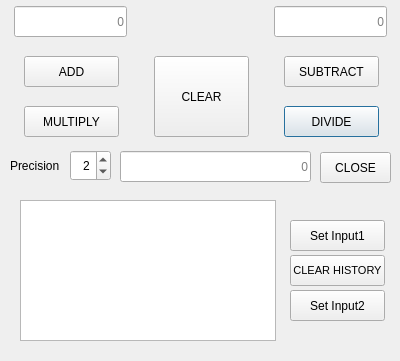
<?xml version="1.0" encoding="UTF-8"?>
<ui version="4.0">
 <class>CalcWindow</class>
 <widget class="QDialog" name="CalcWindow">
  <property name="geometry">
   <rect>
    <x>0</x>
    <y>0</y>
    <width>400</width>
    <height>361</height>
   </rect>
  </property>
  <property name="windowTitle">
   <string>CalcWindow</string>
  </property>
  <widget class="QPushButton" name="divButton">
   <property name="geometry">
    <rect>
     <x>284</x>
     <y>106</y>
     <width>95</width>
     <height>31</height>
    </rect>
   </property>
   <property name="text">
    <string>DIVIDE</string>
   </property>
  </widget>
  <widget class="QLineEdit" name="num2Edit">
   <property name="geometry">
    <rect>
     <x>274</x>
     <y>6</y>
     <width>113</width>
     <height>31</height>
    </rect>
   </property>
   <property name="inputMethodHints">
    <set>Qt::ImhDialableCharactersOnly|Qt::ImhDigitsOnly</set>
   </property>
   <property name="maxLength">
    <number>16</number>
   </property>
   <property name="alignment">
    <set>Qt::AlignRight|Qt::AlignTrailing|Qt::AlignVCenter</set>
   </property>
   <property name="placeholderText">
    <string>0</string>
   </property>
  </widget>
  <widget class="QLineEdit" name="resEdit">
   <property name="geometry">
    <rect>
     <x>120</x>
     <y>151</y>
     <width>191</width>
     <height>31</height>
    </rect>
   </property>
   <property name="cursor">
    <cursorShape>BlankCursor</cursorShape>
   </property>
   <property name="mouseTracking">
    <bool>false</bool>
   </property>
   <property name="focusPolicy">
    <enum>Qt::NoFocus</enum>
   </property>
   <property name="inputMethodHints">
    <set>Qt::ImhDialableCharactersOnly|Qt::ImhDigitsOnly</set>
   </property>
   <property name="maxLength">
    <number>32</number>
   </property>
   <property name="alignment">
    <set>Qt::AlignRight|Qt::AlignTrailing|Qt::AlignVCenter</set>
   </property>
   <property name="readOnly">
    <bool>true</bool>
   </property>
   <property name="placeholderText">
    <string>0</string>
   </property>
  </widget>
  <widget class="QPushButton" name="clrButton">
   <property name="geometry">
    <rect>
     <x>154</x>
     <y>56</y>
     <width>95</width>
     <height>81</height>
    </rect>
   </property>
   <property name="text">
    <string>CLEAR</string>
   </property>
  </widget>
  <widget class="QPushButton" name="subButton">
   <property name="geometry">
    <rect>
     <x>284</x>
     <y>56</y>
     <width>95</width>
     <height>31</height>
    </rect>
   </property>
   <property name="text">
    <string>SUBTRACT</string>
   </property>
  </widget>
  <widget class="QPushButton" name="mulButton">
   <property name="geometry">
    <rect>
     <x>24</x>
     <y>106</y>
     <width>95</width>
     <height>31</height>
    </rect>
   </property>
   <property name="text">
    <string>MULTIPLY</string>
   </property>
  </widget>
  <widget class="QLineEdit" name="num1Edit">
   <property name="geometry">
    <rect>
     <x>14</x>
     <y>6</y>
     <width>113</width>
     <height>31</height>
    </rect>
   </property>
   <property name="inputMethodHints">
    <set>Qt::ImhDialableCharactersOnly|Qt::ImhDigitsOnly</set>
   </property>
   <property name="maxLength">
    <number>16</number>
   </property>
   <property name="alignment">
    <set>Qt::AlignRight|Qt::AlignTrailing|Qt::AlignVCenter</set>
   </property>
   <property name="placeholderText">
    <string>0</string>
   </property>
  </widget>
  <widget class="QPushButton" name="addButton">
   <property name="geometry">
    <rect>
     <x>24</x>
     <y>56</y>
     <width>95</width>
     <height>31</height>
    </rect>
   </property>
   <property name="text">
    <string>ADD</string>
   </property>
  </widget>
  <widget class="QPushButton" name="closeButton">
   <property name="geometry">
    <rect>
     <x>320</x>
     <y>152</y>
     <width>71</width>
     <height>31</height>
    </rect>
   </property>
   <property name="text">
    <string>CLOSE</string>
   </property>
  </widget>
  <widget class="QSpinBox" name="preSpinBox">
   <property name="geometry">
    <rect>
     <x>70</x>
     <y>150</y>
     <width>41</width>
     <height>31</height>
    </rect>
   </property>
   <property name="frame">
    <bool>true</bool>
   </property>
   <property name="alignment">
    <set>Qt::AlignRight|Qt::AlignTrailing|Qt::AlignVCenter</set>
   </property>
   <property name="buttonSymbols">
    <enum>QAbstractSpinBox::UpDownArrows</enum>
   </property>
   <property name="maximum">
    <number>10</number>
   </property>
   <property name="value">
    <number>2</number>
   </property>
  </widget>
  <widget class="QLabel" name="preLabel">
   <property name="geometry">
    <rect>
     <x>10</x>
     <y>150</y>
     <width>67</width>
     <height>31</height>
    </rect>
   </property>
   <property name="text">
    <string>Precision</string>
   </property>
  </widget>
  <widget class="QListWidget" name="listWidget">
   <property name="geometry">
    <rect>
     <x>20</x>
     <y>200</y>
     <width>256</width>
     <height>141</height>
    </rect>
   </property>
   <property name="layoutDirection">
    <enum>Qt::RightToLeft</enum>
   </property>
   <property name="textElideMode">
    <enum>Qt::ElideLeft</enum>
   </property>
  </widget>
  <widget class="QPushButton" name="setInput1Button">
   <property name="geometry">
    <rect>
     <x>290</x>
     <y>220</y>
     <width>95</width>
     <height>31</height>
    </rect>
   </property>
   <property name="text">
    <string>Set Input1</string>
   </property>
  </widget>
  <widget class="QPushButton" name="setInput2Button">
   <property name="geometry">
    <rect>
     <x>290</x>
     <y>290</y>
     <width>95</width>
     <height>31</height>
    </rect>
   </property>
   <property name="text">
    <string>Set Input2</string>
   </property>
  </widget>
  <widget class="QPushButton" name="pushButton">
   <property name="geometry">
    <rect>
     <x>290</x>
     <y>255</y>
     <width>95</width>
     <height>31</height>
    </rect>
   </property>
   <property name="font">
    <font>
     <pointsize>8</pointsize>
    </font>
   </property>
   <property name="text">
    <string>CLEAR HISTORY</string>
   </property>
  </widget>
 </widget>
 <layoutdefault spacing="6" margin="11"/>
 <tabstops>
  <tabstop>num1Edit</tabstop>
  <tabstop>num2Edit</tabstop>
  <tabstop>addButton</tabstop>
  <tabstop>subButton</tabstop>
  <tabstop>mulButton</tabstop>
  <tabstop>divButton</tabstop>
  <tabstop>preSpinBox</tabstop>
  <tabstop>clrButton</tabstop>
  <tabstop>closeButton</tabstop>
 </tabstops>
 <resources/>
 <connections>
  <connection>
   <sender>closeButton</sender>
   <signal>clicked()</signal>
   <receiver>CalcWindow</receiver>
   <slot>close()</slot>
   <hints>
    <hint type="sourcelabel">
     <x>347</x>
     <y>160</y>
    </hint>
    <hint type="destinationlabel">
     <x>312</x>
     <y>188</y>
    </hint>
   </hints>
  </connection>
  <connection>
   <sender>addButton</sender>
   <signal>clicked()</signal>
   <receiver>CalcWindow</receiver>
   <slot>add()</slot>
   <hints>
    <hint type="sourcelabel">
     <x>110</x>
     <y>67</y>
    </hint>
    <hint type="destinationlabel">
     <x>140</x>
     <y>93</y>
    </hint>
   </hints>
  </connection>
  <connection>
   <sender>mulButton</sender>
   <signal>clicked()</signal>
   <receiver>CalcWindow</receiver>
   <slot>mul()</slot>
   <hints>
    <hint type="sourcelabel">
     <x>57</x>
     <y>113</y>
    </hint>
    <hint type="destinationlabel">
     <x>32</x>
     <y>153</y>
    </hint>
   </hints>
  </connection>
  <connection>
   <sender>subButton</sender>
   <signal>clicked()</signal>
   <receiver>CalcWindow</receiver>
   <slot>sub()</slot>
   <hints>
    <hint type="sourcelabel">
     <x>315</x>
     <y>64</y>
    </hint>
    <hint type="destinationlabel">
     <x>269</x>
     <y>90</y>
    </hint>
   </hints>
  </connection>
  <connection>
   <sender>divButton</sender>
   <signal>clicked()</signal>
   <receiver>CalcWindow</receiver>
   <slot>div()</slot>
   <hints>
    <hint type="sourcelabel">
     <x>312</x>
     <y>119</y>
    </hint>
    <hint type="destinationlabel">
     <x>263</x>
     <y>123</y>
    </hint>
   </hints>
  </connection>
  <connection>
   <sender>clrButton</sender>
   <signal>clicked()</signal>
   <receiver>CalcWindow</receiver>
   <slot>clr()</slot>
   <hints>
    <hint type="sourcelabel">
     <x>209</x>
     <y>86</y>
    </hint>
    <hint type="destinationlabel">
     <x>205</x>
     <y>41</y>
    </hint>
   </hints>
  </connection>
  <connection>
   <sender>preSpinBox</sender>
   <signal>valueChanged(int)</signal>
   <receiver>CalcWindow</receiver>
   <slot>prec()</slot>
   <hints>
    <hint type="sourcelabel">
     <x>105</x>
     <y>167</y>
    </hint>
    <hint type="destinationlabel">
     <x>169</x>
     <y>263</y>
    </hint>
   </hints>
  </connection>
  <connection>
   <sender>setInput1Button</sender>
   <signal>clicked()</signal>
   <receiver>CalcWindow</receiver>
   <slot>setIp1()</slot>
   <hints>
    <hint type="sourcelabel">
     <x>332</x>
     <y>233</y>
    </hint>
    <hint type="destinationlabel">
     <x>291</x>
     <y>266</y>
    </hint>
   </hints>
  </connection>
  <connection>
   <sender>setInput2Button</sender>
   <signal>clicked()</signal>
   <receiver>CalcWindow</receiver>
   <slot>setIp2()</slot>
   <hints>
    <hint type="sourcelabel">
     <x>339</x>
     <y>302</y>
    </hint>
    <hint type="destinationlabel">
     <x>386</x>
     <y>264</y>
    </hint>
   </hints>
  </connection>
  <connection>
   <sender>pushButton</sender>
   <signal>clicked()</signal>
   <receiver>listWidget</receiver>
   <slot>clear()</slot>
   <hints>
    <hint type="sourcelabel">
     <x>325</x>
     <y>276</y>
    </hint>
    <hint type="destinationlabel">
     <x>250</x>
     <y>279</y>
    </hint>
   </hints>
  </connection>
 </connections>
 <slots>
  <slot>add()</slot>
  <slot>sub()</slot>
  <slot>mul()</slot>
  <slot>div()</slot>
  <slot>clr()</slot>
  <slot>prec()</slot>
  <slot>setIp1()</slot>
  <slot>setIp2()</slot>
 </slots>
</ui>
